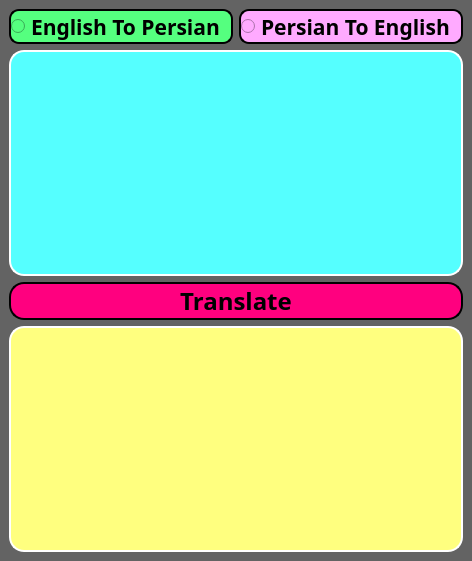
<?xml version="1.0" encoding="UTF-8"?>
<ui version="4.0">
 <class>MainWindow</class>
 <widget class="QMainWindow" name="MainWindow">
  <property name="geometry">
   <rect>
    <x>0</x>
    <y>0</y>
    <width>472</width>
    <height>561</height>
   </rect>
  </property>
  <property name="sizePolicy">
   <sizepolicy hsizetype="Preferred" vsizetype="Preferred">
    <horstretch>0</horstretch>
    <verstretch>0</verstretch>
   </sizepolicy>
  </property>
  <property name="windowTitle">
   <string>Translator</string>
  </property>
  <property name="styleSheet">
   <string notr="true">background-color: rgb(99, 99, 99);</string>
  </property>
  <widget class="QWidget" name="centralwidget">
   <layout class="QGridLayout" name="gridLayout">
    <item row="2" column="0">
     <widget class="QRadioButton" name="rdbtn_en_pr">
      <property name="font">
       <font>
        <family>Roya</family>
        <pointsize>16</pointsize>
        <italic>false</italic>
        <bold>true</bold>
       </font>
      </property>
      <property name="styleSheet">
       <string notr="true">background-color: rgb(85, 255, 127);
font: 700 16pt &quot;Roya&quot;;
border: 2px solid black;
border-radius: 10px;</string>
      </property>
      <property name="text">
       <string>English To Persian</string>
      </property>
     </widget>
    </item>
    <item row="2" column="1">
     <widget class="QRadioButton" name="rdbtn_pr_en">
      <property name="font">
       <font>
        <family>Roya</family>
        <pointsize>16</pointsize>
        <italic>false</italic>
        <bold>true</bold>
       </font>
      </property>
      <property name="styleSheet">
       <string notr="true">background-color: rgb(255, 170, 255);
font: 700 16pt &quot;Roya&quot;;
border: 2px solid black;
border-radius: 10px;</string>
      </property>
      <property name="text">
       <string>Persian To English</string>
      </property>
     </widget>
    </item>
    <item row="3" column="0" colspan="2">
     <widget class="QLineEdit" name="input_text">
      <property name="sizePolicy">
       <sizepolicy hsizetype="Expanding" vsizetype="Preferred">
        <horstretch>0</horstretch>
        <verstretch>0</verstretch>
       </sizepolicy>
      </property>
      <property name="font">
       <font>
        <pointsize>30</pointsize>
        <bold>true</bold>
       </font>
      </property>
      <property name="styleSheet">
       <string notr="true">background-color: rgb(85, 255, 255);
border: 2px solid white;
border-radius: 15px;</string>
      </property>
      <property name="text">
       <string/>
      </property>
      <property name="alignment">
       <set>Qt::AlignHCenter|Qt::AlignTop</set>
      </property>
     </widget>
    </item>
    <item row="6" column="0" colspan="2">
     <widget class="QLineEdit" name="output_text">
      <property name="sizePolicy">
       <sizepolicy hsizetype="Expanding" vsizetype="Preferred">
        <horstretch>0</horstretch>
        <verstretch>0</verstretch>
       </sizepolicy>
      </property>
      <property name="font">
       <font>
        <pointsize>30</pointsize>
        <bold>true</bold>
       </font>
      </property>
      <property name="styleSheet">
       <string notr="true">background-color: rgb(255, 255, 127);
border: 2px solid white;
border-radius: 15px;</string>
      </property>
      <property name="readOnly">
       <bool>true</bool>
      </property>
     </widget>
    </item>
    <item row="4" column="0" colspan="2">
     <widget class="QPushButton" name="btn_translate">
      <property name="font">
       <font>
        <family>Roya</family>
        <pointsize>18</pointsize>
        <italic>false</italic>
        <bold>true</bold>
       </font>
      </property>
      <property name="styleSheet">
       <string notr="true">background-color: rgb(255, 0, 127);
font: 700 18pt &quot;Roya&quot;;
border: 2px solid black;
border-radius: 15px;</string>
      </property>
      <property name="text">
       <string>Translate</string>
      </property>
     </widget>
    </item>
   </layout>
  </widget>
 </widget>
 <resources/>
 <connections/>
</ui>
